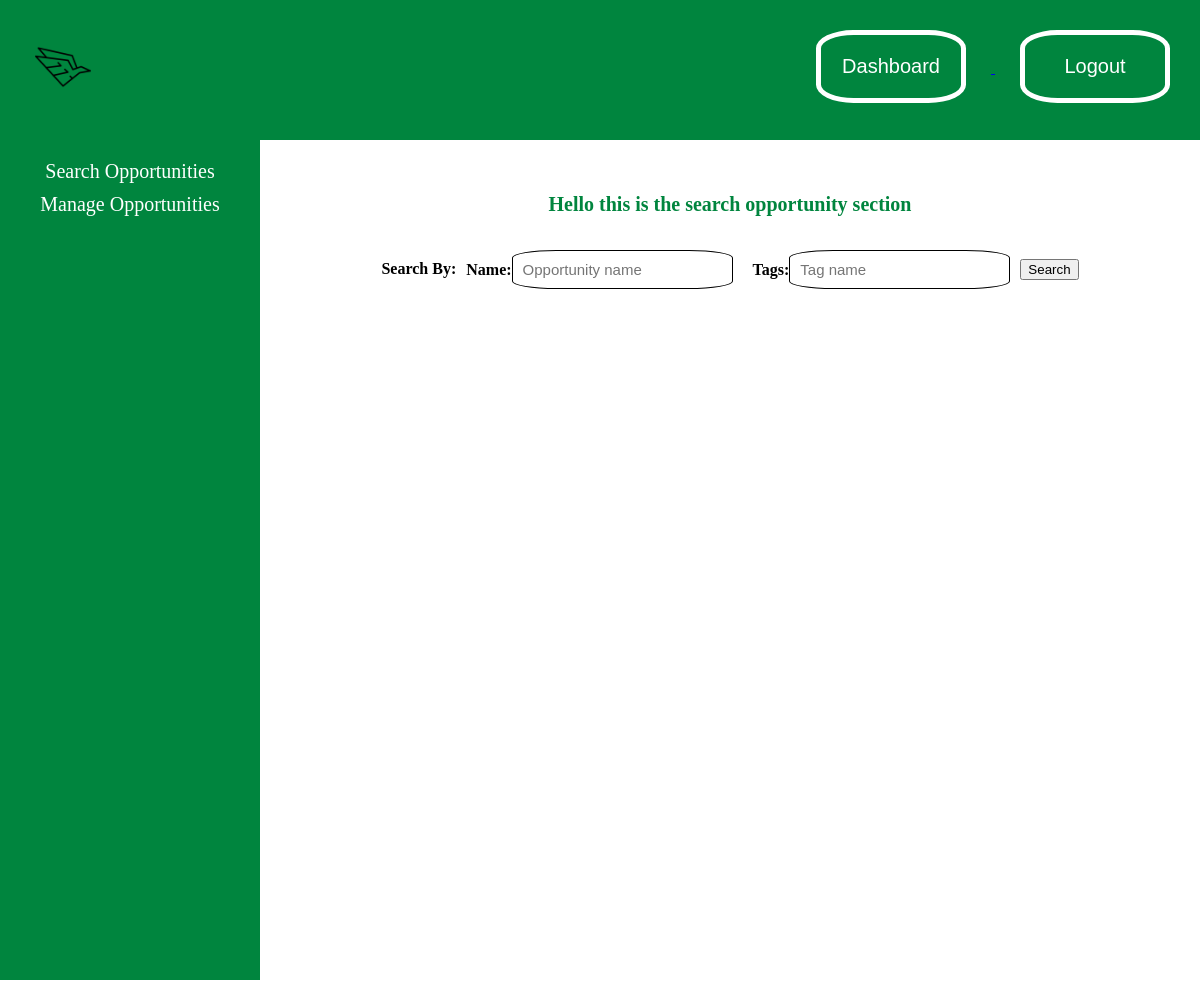
The app's page /opportunity.php, older data.
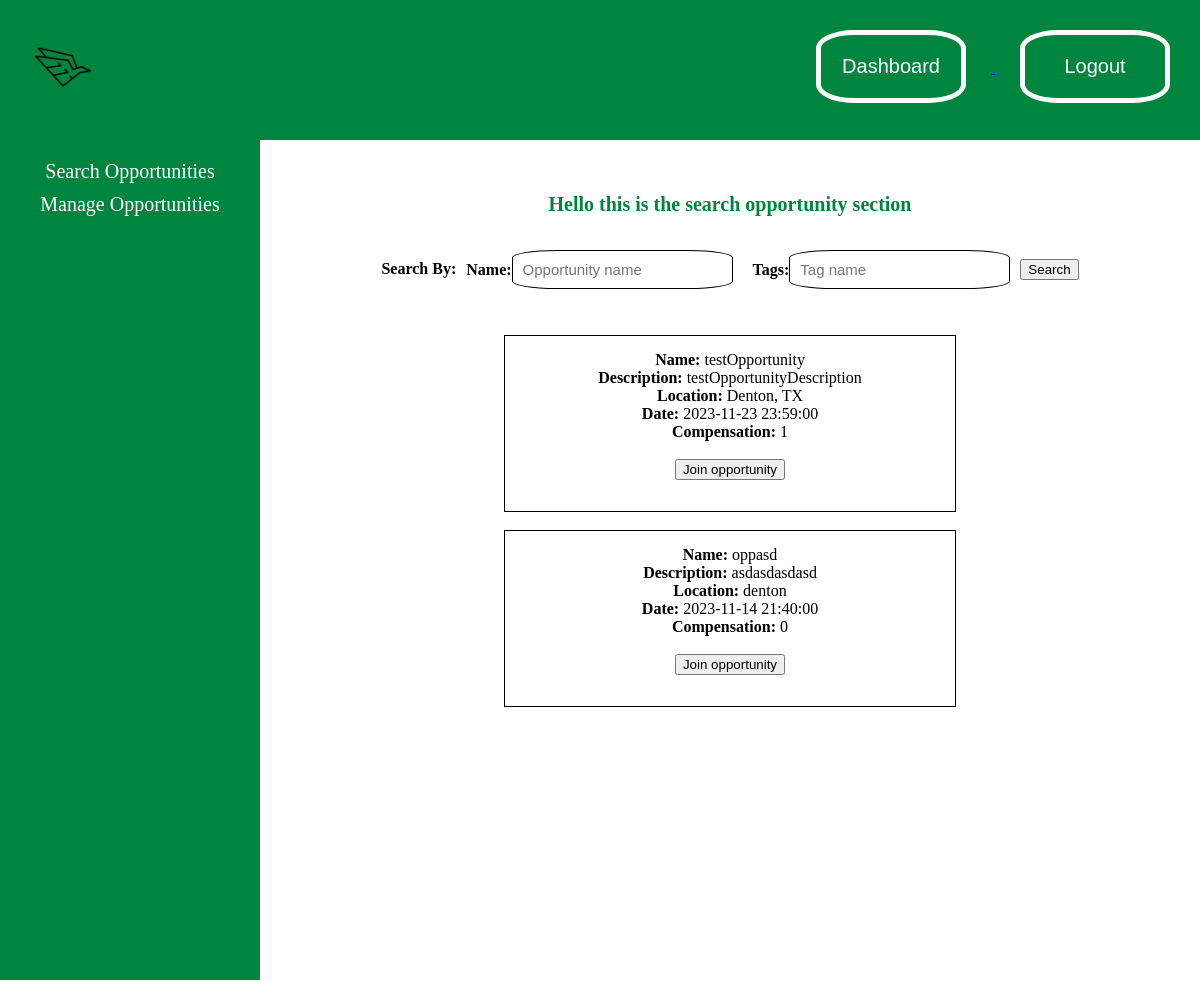
The same page, newer data.
### tables this page shows
CREATE TABLE `opportunity` (
  `opportunityID` int(255) NOT NULL,
  `ownerID` int(255) NOT NULL,
  `name` varchar(255) NOT NULL,
  `description` varchar(255) NOT NULL,
  `location` varchar(255) NOT NULL,
  `date` datetime(6) NOT NULL,
  `compensation` int(255) NOT NULL DEFAULT 0
);

### src/functions.php (the view, shortened to what this page needs)
<?php
function pageHeader()
{
    echo '
    <div class="page-header" id="header">
        <div class="header-content">
            <div class="page-logo">
                <img src="./images/eagle.png" class="logo-img">
            </div>
            <div class="buttons">
                <a href="dashboard.php">
                    <button class="btn1">Dashboard</button>
                </a>
                <a href="logout.php">
                    <button class="btn2">Logout</button>
                </a>
            </div>
        </div>
    </div>
    ';
}
function pageNavbar($conn, $pageName, $name, $userID)
{
    if($pageName=='Surveys')
    {
        echo '
        <div class="navbar-content-container">
            <div class="navbar">
                <a href="survey.php">Search ' . $pageName . '</a>
                <a href="surveyModify.php">Manage ' . $pageName . '</a>
            </div>
            <div class="page-content">
                <div class="search-surveys">';
                    surveySearch($name, $conn);
                    echo '
                </div>
            </div>
        </div>';
    }
    elseif($pageName=='Opportunities')
    {
        echo '
        <div class="navbar-content-container">
            <div class="navbar">
                <a href="opportunity.php">Search ' . $pageName . '</a>
                <a href="opportunityModify.php">Manage ' . $pageName . '</a>
            </div>
            <div class="page-content">
                <div class="search-opportunities">';
                    opportunitySearch($name, $userID, $conn);
                    echo '
                </div>
            </div>
        </div>';
    }
}
function opportunitySearch($name, $userID, $conn) {
    echo '
    <div class="search-opportunities-box">
        <h1>Hello <span>' . $name . '</span> this is the search opportunity section</h1>
        <form action="" method="post">
            <div class="search-boxes">
            <p style="display: block;"><b>Search By:</b></p> <br><br>
            <div class="opportunity-search-name-box"><label for="search"><b>Name:</b></label><input type="text" name="searchName" placeholder="Opportunity name"></div>
            <div class="opportunity-search-tag-box"><label for="tag"><b>Tags:</b></label><input type="text" name="searchTag" placeholder="Tag name"></div>
            <button name="opportunitySearch" value="submit" type="submit">Search</button>
            </div>
        </form>
        <div class="opportunity-list">';
        $select = "SELECT * FROM opportunity";
        $result = mysqli_query($conn, $select);
        if (mysqli_num_rows($result) == 0) {
            $error[] = 'No opportunities were found';
        }
        else if (mysqli_num_rows($result) > 0) {
            while ( $row = mysqli_fetch_assoc($result) ) {
                echo '
                <div class="opportunity-item">
                    <b>Name:</b> ' . $row['name'] . '<br>
                    <b>Description:</b> ' . $row['description'] . '<br>
                    <b>Location:</b> ' . $row['location'] . '<br>
                    <b>Date:</b> ' . date('Y-m-d H:i:s', strtotime($row['date'])) . '<br>
                    <b>Compensation:</b> ' . $row['compensation'] . '<br>';
                echo '<br>
                <div class="join-button"> ';
                $checkUserOpportunity = "SELECT * FROM user_opportunity WHERE userID = '$userID' AND opportunityID = '" . $row['opportunityID'] . "'";
                $resultUserOpportunity = mysqli_query($conn, $checkUserOpportunity);
                if (mysqli_num_rows($resultUserOpportunity) == 0) {
                    echo '<form method="post" class="join-method" action="">
                            <input type="hidden" name="joinOpportunityID" value="' . $row['opportunityID'] . '">
                            <button type="submit" name="joinOpportunity">Join opportunity</button>
                        </form>';
                } else {
                    echo 'You have already joined this opportunity.';
                }
                echo '</div>
                </div>
                <br>';
            }
        }
    echo'
        </div>
        <div class="search-opportunity-list" style="display: none;">';
    echo'
        </div>
    </div> ';
}
?>

### src/opportunity.php (shortened to what this page needs)
<?php
@include 'config.php';
$name=nameType();
$userID=userID();
?>
<!DOCTYPE html>
<html lang="en">
<head>
    <link rel="stylesheet" href="generalStyle.css">
</head>
<body>
    <?php
        $pageName = 'Opportunities';
        pageHeader();
        pageNavbar($conn, $pageName, $name, $userID);
    ?>
</body>
</html>

### src/generalStyle.css (style rules this page uses)
:root { --green: #00853E; }
body { margin: 0; }
.page-header { background-color: var(--green); height: 80px; padding: 30px; overflow: hidden; position: relative; }
.header-content { display: flex; justify-content: space-between; align-items: center; }
.page-logo { color: white; }
.logo-img { width: 3.5rem; padding: 5px; }
.page-header .buttons { float: right; }
.btn1 { margin-right: 25px; }
.btn2 { margin-left: 25px; }
.btn1, .btn2 { text-align: center; padding: 20px; width: 150px; color: white; background-color: var(--green); border: 5px solid white; border-radius: 25%; font-size: 20px; }
.navbar-content-container { display: flex; height: 100vh; justify-content: center; align-items: flex-start; }
.navbar { background-color: var(--green); color: white; padding: 20px; flex: 20; height: 100vh; text-align: center; }
.navbar a { display: block; color: white; text-decoration: none; margin-bottom: 10px; font-size: 20px; }
.page-content { flex: 80; padding: 30px; background-color: white; height: 100vh; }
h1 { font-size: 20px; padding: 10px; text-align: center; color: var(--green); }
.search-surveys-box, .search-opportunities-box, .search-supportGroups-box, .search-studies-box { display: block; margin: auto; }
.search-boxes { display: flex; justify-content: center; align-items: center; }
.survey-search-name-box, .survey-search-tag-box, .opportunity-search-name-box, .opportunity-search-tag-box, .supportGroup-search-name-box, .supportGroup-search-tag-box, .study-search-name-box, .study-search-tag-box { padding: 10px; }
.survey-search-name-box input, .survey-search-tag-box input, .opportunity-search-name-box input, .opportunity-search-tag-box input, .supportGroup-search-name-box input, .supportGroup-search-tag-box input, .study-search-name-box input, .study-search-tag-box input { border: solid 1px black; font-size: 15px; border-radius: 20%; padding: 10px; }
.survey-list, .opportunity-list, .supportGroup-list, .study-list, .search-survey-list, .search-opportunity-list, .search-supportGroup-list, .search-study-list, .post-list { display: flex; padding: 20px; justify-content: center; align-items: center; flex-flow: column wrap; text-align: center; }
.survey-item, .opportunity-item, .supportGroup-item, .study-item, .post-box, .comment-item { width: 50%; padding: 15px; border: solid 1px black; cursor: pointer; }

Row changes from the older to the newer data that the page shows:
added opportunity: name "testOpportunity", description "testOpportunityDescription", location "Denton, TX", date "2023-11-23 23:59:00", compensation "1"
added opportunity: name "oppasd", description "asdasdasdasd", location "denton", date "2023-11-14 21:40:00", compensation "0"
